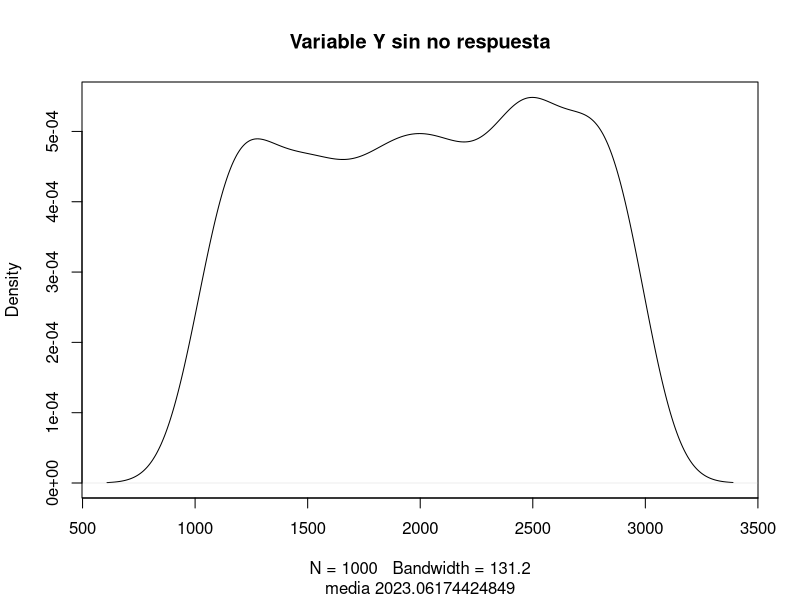
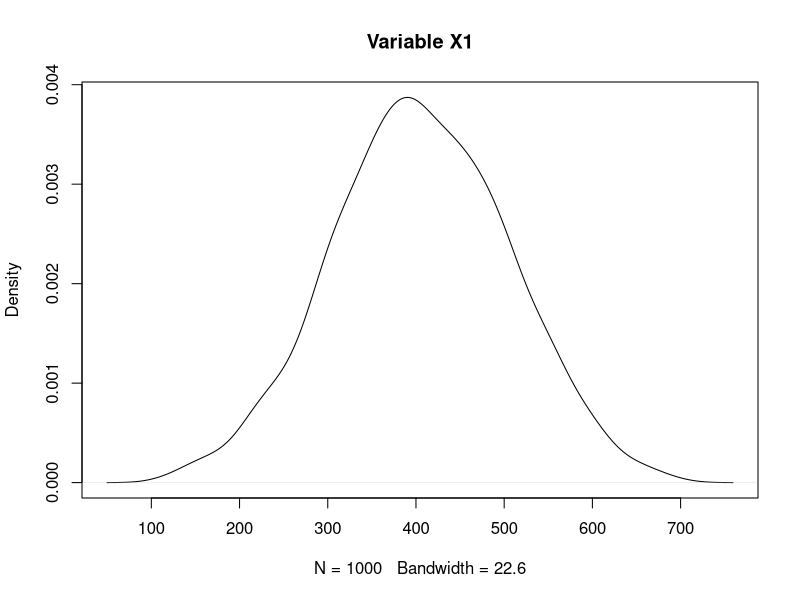
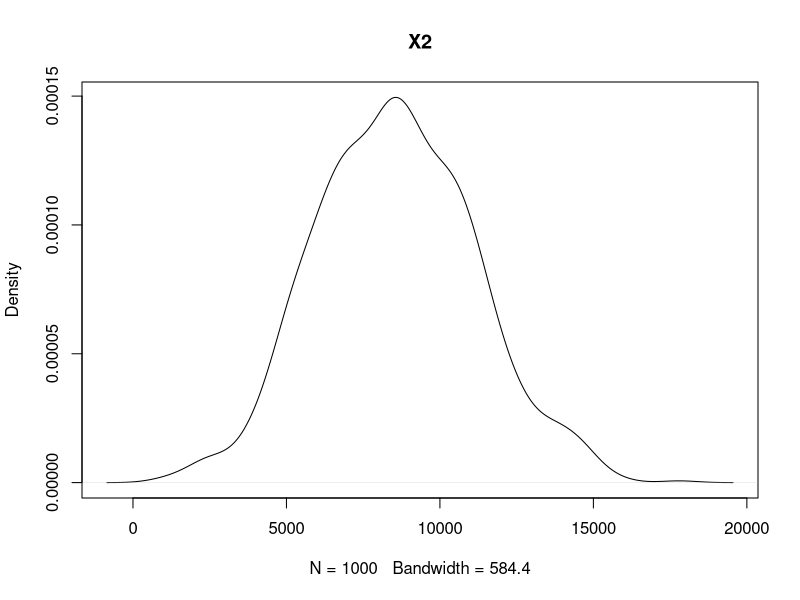
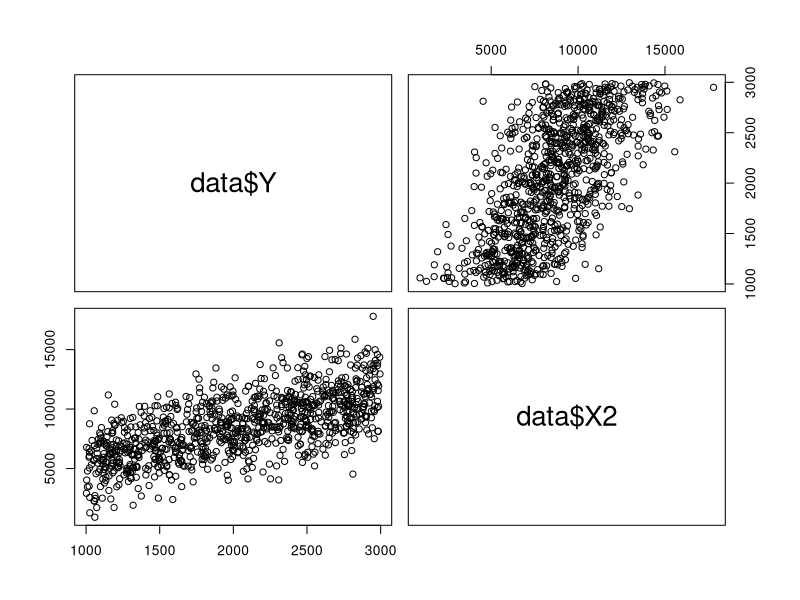
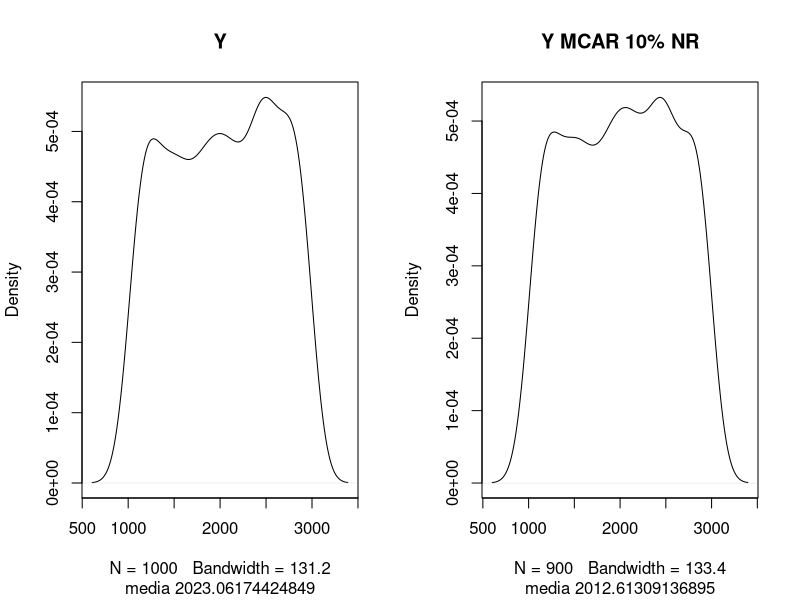
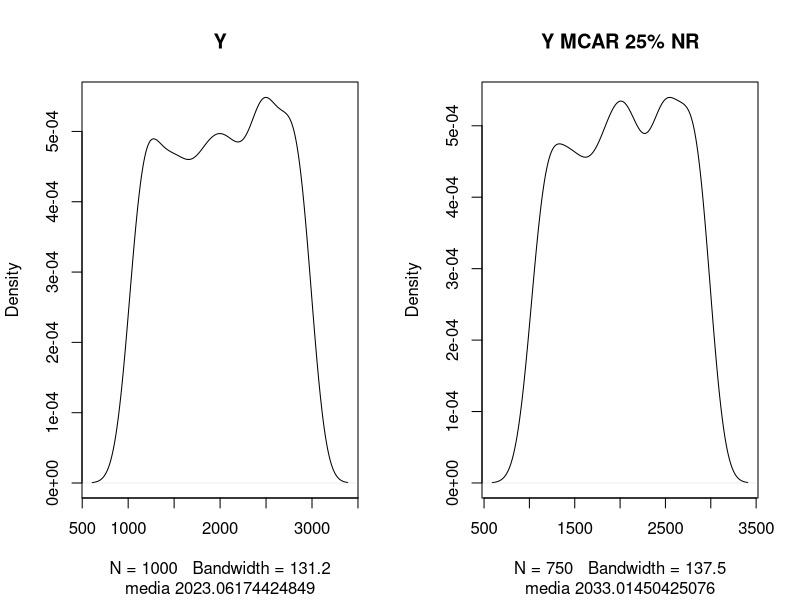
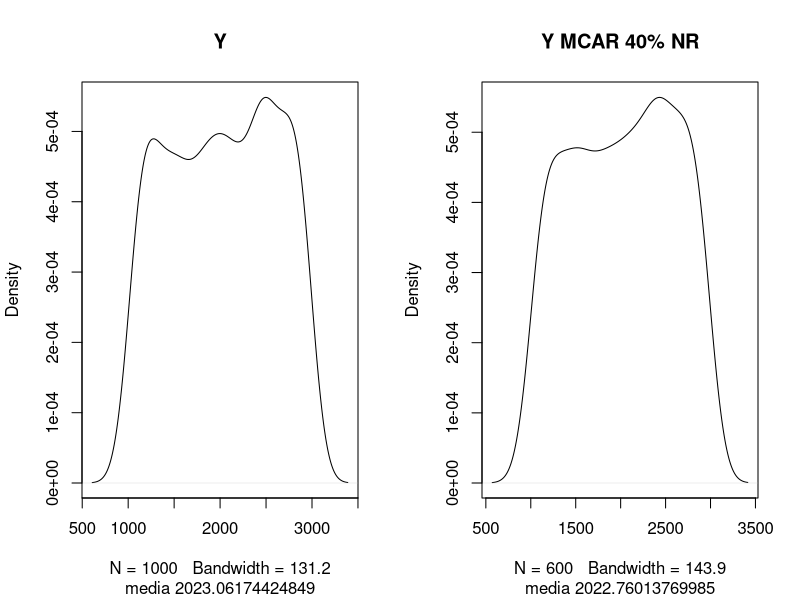
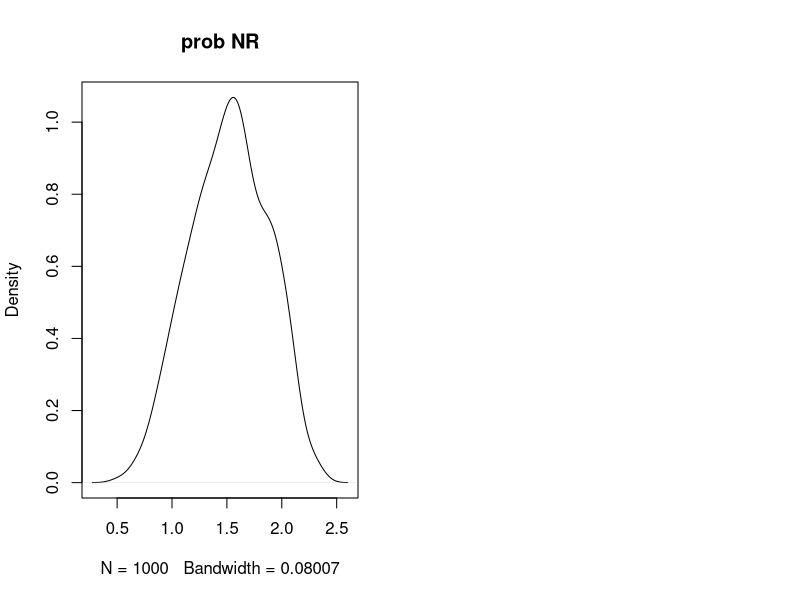

These figures' R source, in order:
## ---- chunk 1
minimo = 1000
maximo = 3000
mediaDef = (minimo + maximo) / 2

data <- data.frame(
  Y = runif(1000, minimo, maximo), 
  X1 = rnorm(1000, 400, 100)
  
)

data$X2 = data$Y * 3 + rnorm(1000, 2500, sd = 2000)
## ---- chunk 2
mean(data$Y)->mediaOriginal
plot(density(data$Y, na.rm = T), "Variable Y sin no respuesta", sub = paste0("media ",mediaOriginal))
## ---- chunk 3
summary(data$Y)
## ---- chunk 4
plot(density(data$X1, na.rm = T), "Variable X1")
## ---- chunk 5
summary(data$X1)
## ---- chunk 6
cor(data$Y, data$X1)
## ---- chunk 7
plot(density(data$X2, na.rm = T), "X2")
## ---- chunk 8

summary(data$X2)

## ---- chunk 9
cor(data$Y, data$X2)
pairs(data$Y ~ data$X2)
## ---- chunk 10
data$YMCAR <- data$Y
data$YMCAR[sample(1:1000, 100)] <- NA
mean(data$YMCAR, na.rm = T) -> media
mean(data$Y)-> mediaOrig
par(mfrow = c(1, 2))
plot(density(data$Y, na.rm = T), paste0("Y"), 
     sub = paste0("media ",mediaOrig))
plot(density(data$YMCAR, na.rm = T), 
     paste0("Y MCAR 10% NR"), 
     sub = paste0("media ",media))
## ---- chunk 11
data$YMCAR<- data$Y
data$YMCAR[sample(1:1000, 250)] <- NA
mean(data$YMCAR, na.rm = T)-> media
mean(data$Y)-> mediaOrig
par(mfrow = c(1, 2))
plot(density(data$Y, na.rm = T), paste0("Y"), 
     sub = paste0("media ",mediaOrig))
plot(density(data$YMCAR, na.rm = T), paste0("Y MCAR 25% NR"), 
     sub = paste0("media ",media))
## ---- chunk 12
data$YMCAR<- data$Y
data$YMCAR[sample(1:1000, 400)] <- NA
mean(data$YMCAR, na.rm = T)-> media
mean(data$Y)-> mediaOrig
par(mfrow = c(1, 2))
plot(density(data$Y, na.rm = T), paste0("Y"), 
     sub = paste0("media ",mediaOrig))
plot(density(data$YMCAR, na.rm = T), paste0("Y MCAR 40% NR"), 
     sub = paste0("media ",media))
## ---- chunk 13
data$prob<- data$X1/ 500 + data$X2/ 40000 + runif(1000, 0, 1)
plot(density(data$prob, na.rm = T), 
     "prob NR")

## ---- chunk 14
data$YMAR<-ifelse(data$prob> rnorm(1000, 2.28, 0.51),
                  NA, data$Y)
mean(data$YMAR, na.rm = T)->media
(sum(is.na(data$YMAR))/1000)*100->tasa
par(mfrow = c(1, 2))
plot(density(data$Y, na.rm = T), paste0("Y"), sub = paste0("media ",mediaOrig))
plot(density(data$YMAR, na.rm = T), paste0("MAR ind ",tasa,"% NR"), sub = paste0("media ",media))
## ---- chunk 15
data$YMAR<-ifelse(data$prob>rnorm(1000, 1.9, 0.51), NA, data$Y)
mean(data$YMAR, na.rm = T)->media
(sum(is.na(data$YMAR))/1000)*100->tasa
par(mfrow = c(1, 2))
plot(density(data$Y, na.rm = T), paste0("Y"), sub = paste0("media ",mediaOrig))
plot(density(data$YMAR, na.rm = T), paste0("MAR ind ",tasa,"% NR"), sub = paste0("media ",media))
## ---- chunk 16
data$YMAR<-ifelse(data$prob>rnorm(1000,1.6,0.4),NA, data$Y)
mean(data$YMAR, na.rm = T)->media
(sum(is.na(data$YMAR))/1000)*100->tasa
par(mfrow = c(1, 2))
plot(density(data$Y, na.rm = T), paste0("Y"), sub = paste0("media ",mediaOrig))
plot(density(data$YMAR, na.rm = T), paste0("MAR ind ",tasa,"% NR"), sub = paste0("media ",media))
## ---- chunk 17
data$prob<-data$X1/5000+data$X2/3000+runif(1000,0,1)
plot(density(data$prob, na.rm = T), "prob NR")

## ---- chunk 18
data$YMAR<-ifelse(data$prob>rnorm(1000,5.14,1),NA, data$Y)
mean(data$YMAR, na.rm = T)->media
(sum(is.na(data$YMAR))/1000)*100->tasa
par(mfrow = c(1, 2))
plot(density(data$Y, na.rm = T), paste0("Y"), sub = paste0("media ",mediaOrig))
plot(density(data$YMAR, na.rm = T), paste0("MAR cor ",tasa,"% NR"), sub = paste0("media ",media))
## ---- chunk 19
data$YMAR<-ifelse(data$prob>rnorm(1000,4.34,1),NA, data$Y)
mean(data$YMAR, na.rm = T)->media
(sum(is.na(data$YMAR))/1000)*100->tasa
par(mfrow = c(1, 2))
plot(density(data$Y, na.rm = T), paste0("Y"), sub = paste0("media ",mediaOrig))
plot(density(data$YMAR, na.rm = T), paste0("MAR cor ",tasa,"% NR"), sub = paste0("media ",media))
## ---- chunk 20
data$YMAR<-ifelse(data$prob>rnorm(1000,3.8,1),NA, data$Y)
mean(data$YMAR, na.rm = T)->media
(sum(is.na(data$YMAR))/1000)*100->tasa
par(mfrow = c(1, 2))
plot(density(data$Y, na.rm = T), paste0("Y"), sub = paste0("media ",mediaOrig))
plot(density(data$YMAR, na.rm = T), paste0("MAR cor ",tasa,"% NR"), sub = paste0("media ",media))
## ---- chunk 21
data$YMNAR<-ifelse(data$Y>runif(1000,0,20000), NA, data$Y)
mean(data$YMNAR, na.rm = T)->media
(sum(is.na(data$YMNAR))/1000)*100->tasa
par(mfrow = c(1, 2))
plot(density(data$Y, na.rm = T), paste0("Y"), sub = paste0("media ",mediaOrig))
plot(density(data$YMNAR, na.rm = T), paste0("MNAR ",tasa,"% NR"), sub = paste0("media ",media))
## ---- chunk 22
data$YMNAR<-ifelse(data$Y>runif(1000,0,8000), NA, data$Y)
mean(data$YMNAR, na.rm = T)->media
(sum(is.na(data$YMNAR))/1000)*100->tasa
par(mfrow = c(1, 2))
plot(density(data$Y, na.rm = T), paste0("Y"), sub = paste0("media ",mediaOrig))
plot(density(data$YMNAR, na.rm = T), paste0("MNAR ",tasa,"% NR"), sub = paste0("media ",media))
## ---- chunk 23
data$YMNAR<-ifelse(data$Y>runif(1000,0,5000), NA, data$Y)
mean(data$YMNAR, na.rm = T)->media
(sum(is.na(data$YMNAR))/1000)*100->tasa
par(mfrow = c(1, 2))
plot(density(data$Y, na.rm = T), paste0("Y"), sub = paste0("media ",mediaOrig))
plot(density(data$YMNAR, na.rm = T), paste0("MNAR ",tasa,"% NR"), sub = paste0("media ",media))
